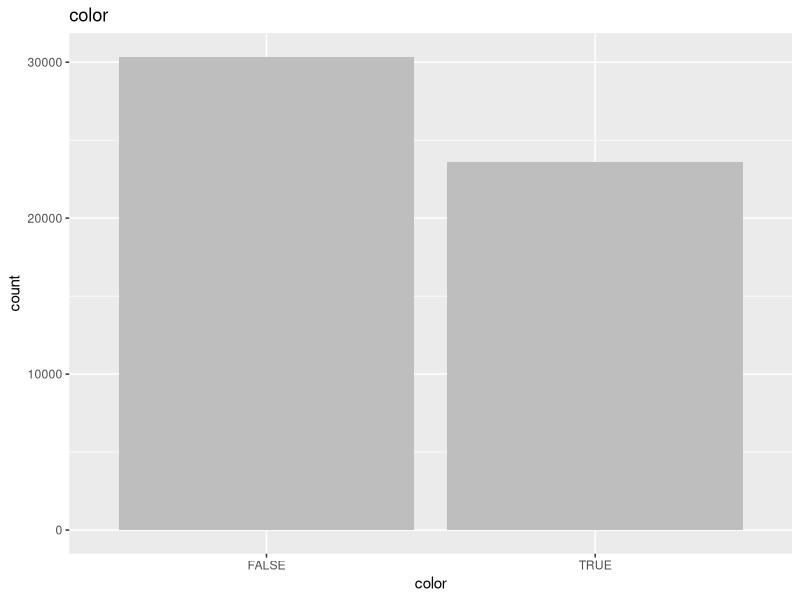
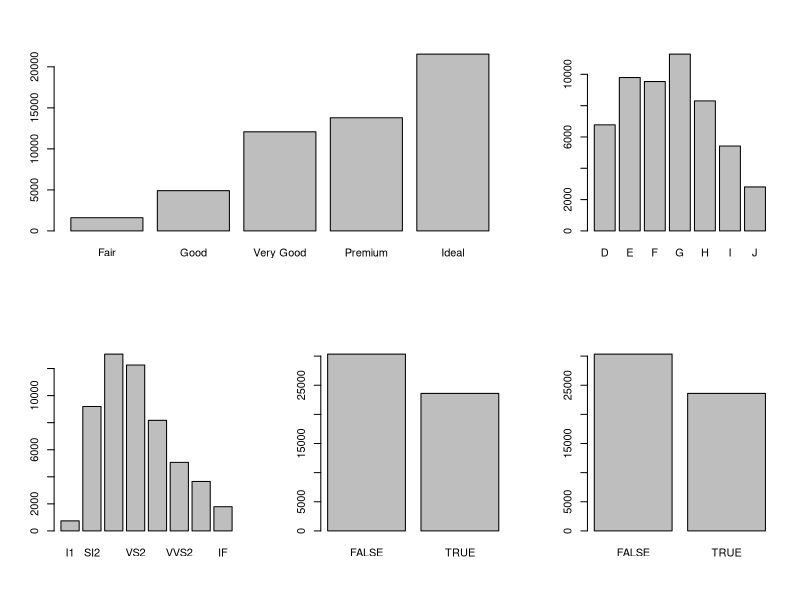
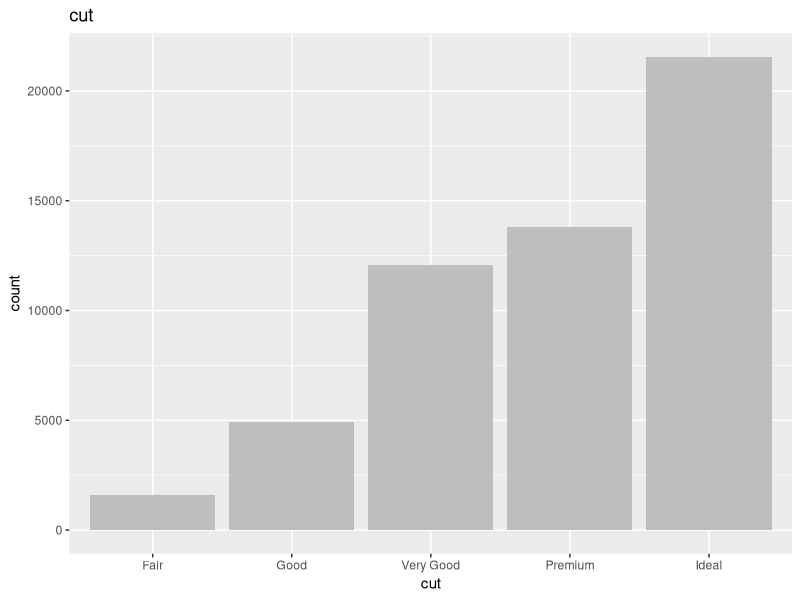
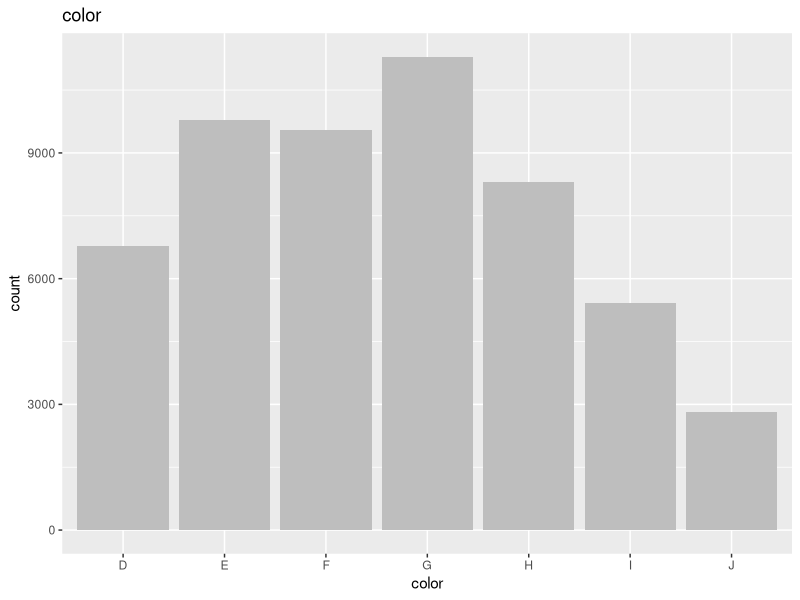
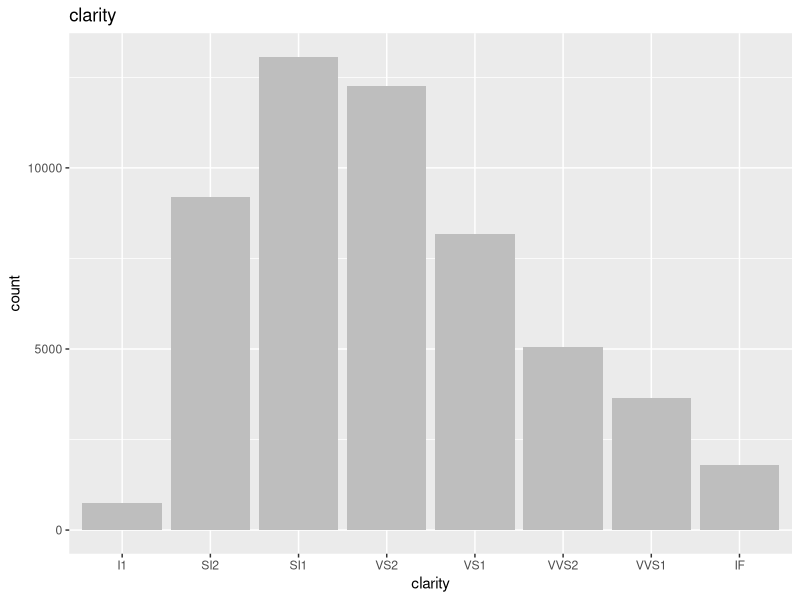
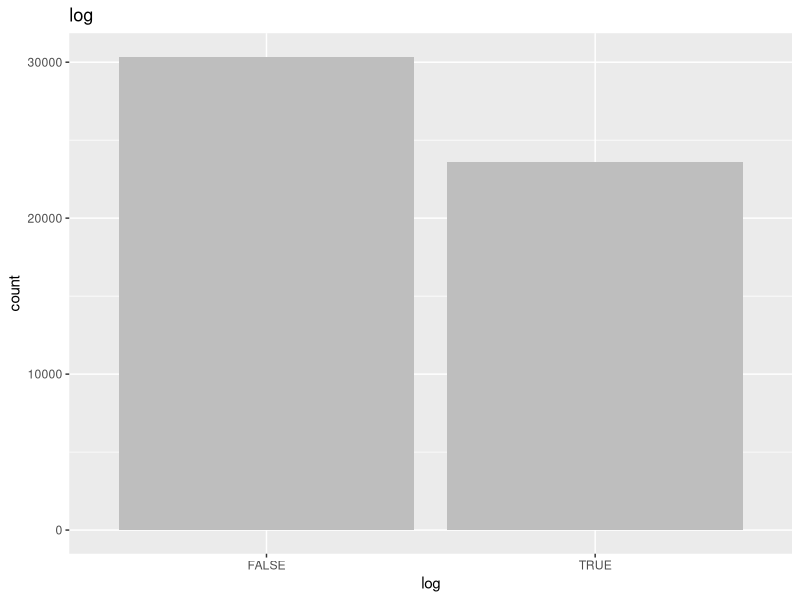
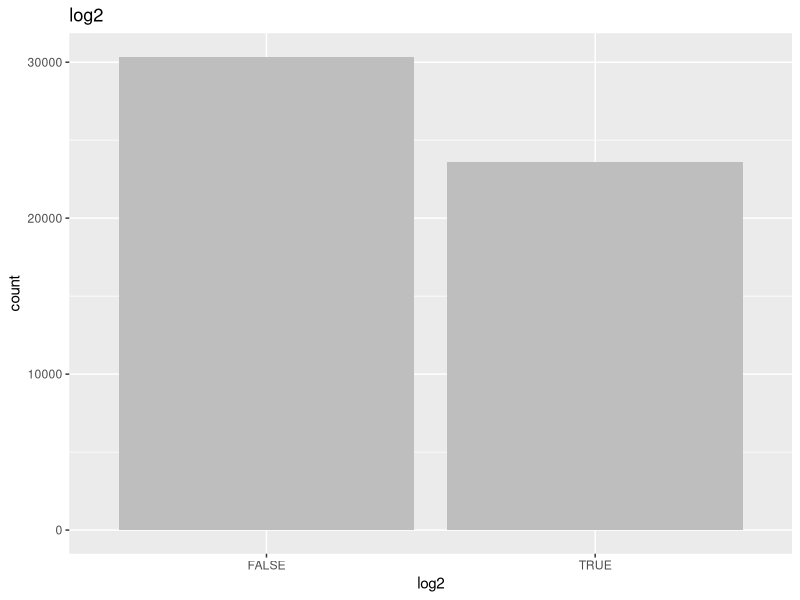

The R source for these figures, in order:
## ---- chunk 1
#method 1, just keep the ratio unchanged, generate one same length vector of diamonds and add it to its column. But in this method, FALSE and TRUE will not be placed in order.

data("mtcars")   
# Read data of mtcars.
require(ggplot2) 
# download the ggplot2 package so that we can read teh diamonds data frame. (Because diamonds data is included in ggplot2.)
data("diamonds")  # Read data of diamonds.

diamonds$log <- c(rep(FALSE,round(nrow(diamonds)*(table(as.logical(mtcars$vs))/nrow(mtcars))[1])),rep(TRUE,round(nrow(diamonds)*(table(as.logical(mtcars$vs))/nrow(mtcars))[2])))
# Create a new column named log in "diamonds" data.frame.
# (as.logical(mtcars$vs)) means to translate 0, 1 to FALSE and TRUE respectively.
# (table(as.logical(mtcars$vs))/nrow(mtcars)) means to calculate the ratio of FALSE and TRUE in (mtcars$vs).
# nrow(diamonds) means to get the number of rows we need to generate.
# so (nrow(diamonds)*(table(as.logical(mtcars$vs))/nrow(mtcars))[1]) is the numbers of FALSE we need.
#and (nrow(diamonds)*(table(as.logical(mtcars$vs))/nrow(mtcars))[2]) is the numbers of TRUE we need.
# I use rep() to generate FALSE and TRUE we need and use c() to combine them and add them to the new column "log" in the "diamonds".


## ---- chunk 2
#method 2, create a logical equivalent, extend it to the same length as diamonds and add it to diamonds data frame. This method will change the ratio a little bit, but will not change the order.
tmp<-mtcars$vs 
# Extract "vs" from "mtcars", save it in tmp.
tmp2<-rep(0, nrow(diamonds))  
# Generate 0 n times where n is the number of rows of "diamonds" 
tmp2<-tmp2+tmp
# Add tmp to tmp2, and because the length of tmp is much shorter than tmp2, so tmp will be duplicated a lot of times in tmp2.
tmp2<-as.logical(tmp2)
# Switch tmp2 to logical variable.
diamonds$log2<-tmp2
# Add tmp2 to the new column log2.


## ---- chunk 3
#method 1. Use loop to extract logical and factor vectors.
ex.LF<-function(d)  
# Assign ex.LF to the function().
# d is a data.frame
    {
m=d[1]
# Define m as the first column of "d" data frame.
m=m[,-1]
# Delete the column we just extract from "d", so we can just get the "row name" column of d.
for(i in (1:ncol(d)))
# read the ith column of "d" one by one. 
# i steps one by one from 1 to the the number of column of "d".
  {
if(is.factor(d[[i]])||is.logical(d[[i]]))
  # Determine if the ith column of "d" is logical or factor column.
  {

    m=cbind(m,d[i])
     # Bind m column and the ith column of "d", and then assign the new data frame as m.
    }
  }
  return(m)  # Return the new data.frame m.
}
my.df=ex.LF(diamonds)  # Try to test function ex.LF() by using "diamonds"
str(my.df)        # Check the answer. (To see whether my.df is a factor or logical data.frame)
## ---- chunk 4
# method 2 more quickly than method 1 because it avoid using loop, but will rearrange the data so that the factor column will in front of logical column.
ex.LF2<-function(d)  
# Assign ex.LF2 to the function().
# d is a data.frame
  
  {
  m <- cbind(d[sapply(d,is.factor)], d[sapply(d,is.logical)])
  # sapply(d,is.factor) returns the factor columns of "d"
  # sapply(d,is.logical) returns the logical columns of "d"
  # Extract factor columns and logical columns from "d" and then combine them and save to "m".
  
}
my.df2<-ex.LF2(diamonds)   # Try to test function ex.LF2() by using "diamonds"
str(my.df2)                # Check the answer. (To see whether my.df2 is a factor or logical data.frame)
## ---- chunk 5
#use the pervious solution to extract factor and logical columns to my.df.
ex.LF<-function(d){
m=d[1]
m=m[,-1]
for(i in (1:ncol(d))){
if(is.factor(d[[i]])||is.logical(d[[i]])){
  
    m=cbind(m,d[i])
    }
  }
  return(m)
}
my.df=ex.LF(diamonds)
# It is same as Question2, so I avoid to type the same comments. 

#use ggplot2
p=list() # use a list to save ggplot result
for(i in 1:ncol(my.df))
# i steps one by one from 1 to the total number of variables in my.df. 
  {
   x=ggplot(my.df,aes(x=my.df[[i]])) +   # Use x-aes to record the value of the ith column.
    geom_bar(fill="gray") +              # Draw a bar graph with gray bars
    ggtitle(colnames(my.df)[i])+         # Give the title of each graph as the column names of my.df
    labs(x=colnames(my.df)[i])           # Label x-aes in each graph as the column names of my.df
   
   h=paste(colnames(my.df)[i],'.png',sep='')
   # Output the graph by png vertion and name the file as the column name.
   ggsave(filename = h)  
   p[[i]]=x
    # Save pictures to list p and your default path.
}
#you can output each plot use following method.
p[[2]]+geom_bar(fill="gray")








#use default R plot

layout(rbind(c(1,1,2),c(3,4,5))) #it depends on the plot you want draw.
for(i in 1:ncol(my.df))
  {
  plot(as.factor(my.df[[i]]),col="gray")
  # Translate "my.df" into factor data.frame.
  # Plot it in gray (the bar color).
}
## ---- chunk 6

g.list<-function(d)
  # Assign g.list() to a new function(d) where d is a data.frame.
  {
  a<-list()
 # Set the initial a as empty list. 
  m <- cbind(d[sapply(d,is.factor)], d[sapply(d,is.logical)])
 # sapply(d,is.factor) returns the factor columns of "d"
 # sapply(d,is.logical) returns the logical columns of "d"
 # Extract factor columns and logical columns from "d" and then combine them and save to "m".
  
  for(i in 1:ncol(m))
    # Let i steps one by one to go through all the column of "m".
    {
    a[[i]]=table(m[[i]])
    # Put these tables to one list a.
  }
  return(a)  # return the list a 
}
list1<-g.list(diamonds)
# Try to test the function list() by "diamonds", and then save to list1.
list1
# print list1.

